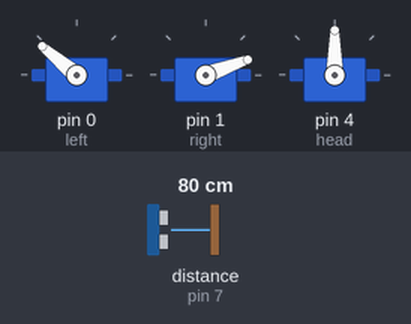
Bench run of a sketch on a simulated Arduino Uno, built with avr-gcc and run on an emulated ATmega328P. On the bench: 3 × servo. Wiring (inferred from the names in the program): ultrasonic range finder: trigger pin 8; echo pin 7. Inputs (shaded band) come from the test bench; at power-on: distance to the obstacle (sensor on pin 7) 80 cm. The echo pulse lasts 58.3 µs per cm.

Above: at 1.8 s.
1.9 s: distance to the obstacle (sensor on pin 7) set to 56 cm
3.4 s: distance to the obstacle (sensor on pin 7) set to 47 cm
At 3.9 s:
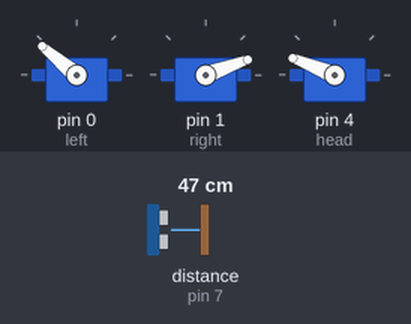
At 5.6 s:
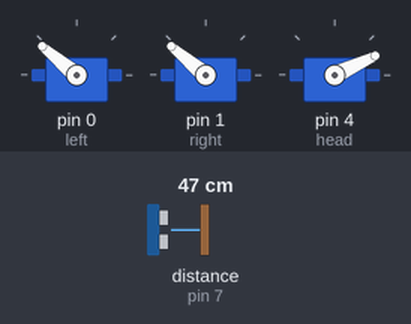
6.5 s: distance to the obstacle (sensor on pin 7) set to 48 cm
At 7.8 s:
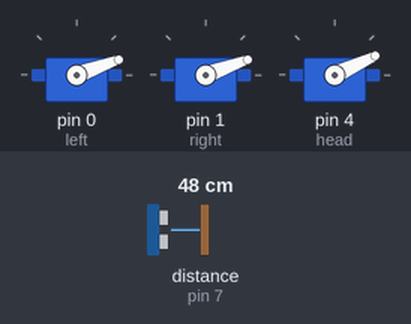
Timing chart, 0 to 15.6 s (numbered marks = the images above; inputs shaded):
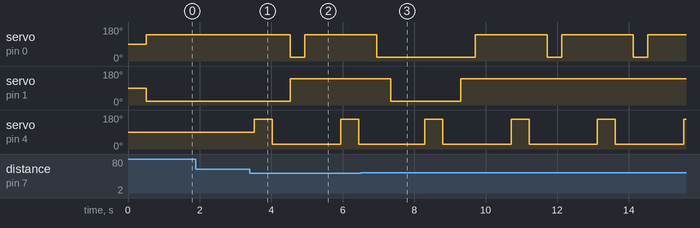

The sketch:

robot_forward_105.ino
```cpp
#include <Servo.h>
#define echoPin 7 // Echo Pin
#define trigPin 8 // Trigger Pin
long duration, leftdistance, rightdistance, frontdistance, distance; // Duration used to calculate distance

Servo left;
Servo right;
Servo head;
void setup()
{
  left.attach(0);
  right.attach(1);
  head.attach(4);
  pinMode(trigPin, OUTPUT);
 pinMode(echoPin, INPUT);
}
void loop()
{
    delay(500);
    head.write(90);
    scan();
    frontdistance = distance;
    if(frontdistance > 50 || frontdistance == 0)
    {moveForward();
    }
    else
    {
      moveStop();
      head.write(158);
      delay(500);
      scan();
      rightdistance = distance;
      head.write(25);
      delay(500);
      scan();
      leftdistance = distance;
      if(rightdistance < leftdistance)
      {
        moveBackward();
        delay(400);
        moveLeft();
        delay(450);
      }
      else if (leftdistance < rightdistance)
      {
        moveBackward();
        delay(400);
        moveRight();
        delay(450);
    }
    else
    {
      moveBackward();
      delay(400);
      moveRight();
      delay(500);
    }
    }

}
void moveForward()
{
  left.attach(0);
   right.attach(1);
  left.write(140);
  right.write(20);
}
void moveBackward()
{
   left.attach(0);
  right.attach(1);
  left.write(20);
  right.write(140);

}
void moveStop()
{
   left.detach();
   right.detach();
}
void moveLeft()
{
  right.attach(1);
  right.write(20);
}
void moveRight()
{
  left.attach(0);
  left.write(140);
}
void scan()
{
   digitalWrite(trigPin, LOW);
 delayMicroseconds(2);

 digitalWrite(trigPin, HIGH);
 delayMicroseconds(10);

 digitalWrite(trigPin, LOW);
 duration = pulseIn(echoPin, HIGH);

 //Calculate the distance (in cm) based on the speed of sound.
 distance = duration/58.2;
}
```

Measured:
- the behaviour switches between 52 and 51 cm on distance to the obstacle (sensor on pin 7) (found by bisection; images 0 and 1)
- the behaviour switches between 47 and 48 cm on distance to the obstacle (sensor on pin 7) (found by bisection; images 2 and 3)
- after the input at 1.9 s, every drawn part: stays the same
- after the input at 3.4 s, servo on pin 0 (left): 140° → 20° after 1.1 s, → 140° 0.40 s later; servo on pin 1 (right): 20° → 140° after 1.1 s; servo on pin 4 (head): alternates 158° for 0.50 s and 25° for 1.9 s, starting after 0.13 s
- after the input at 6.5 s, servo on pin 1 (right): 140° → 20° after 0.85 s, → 140° 2.0 s later
